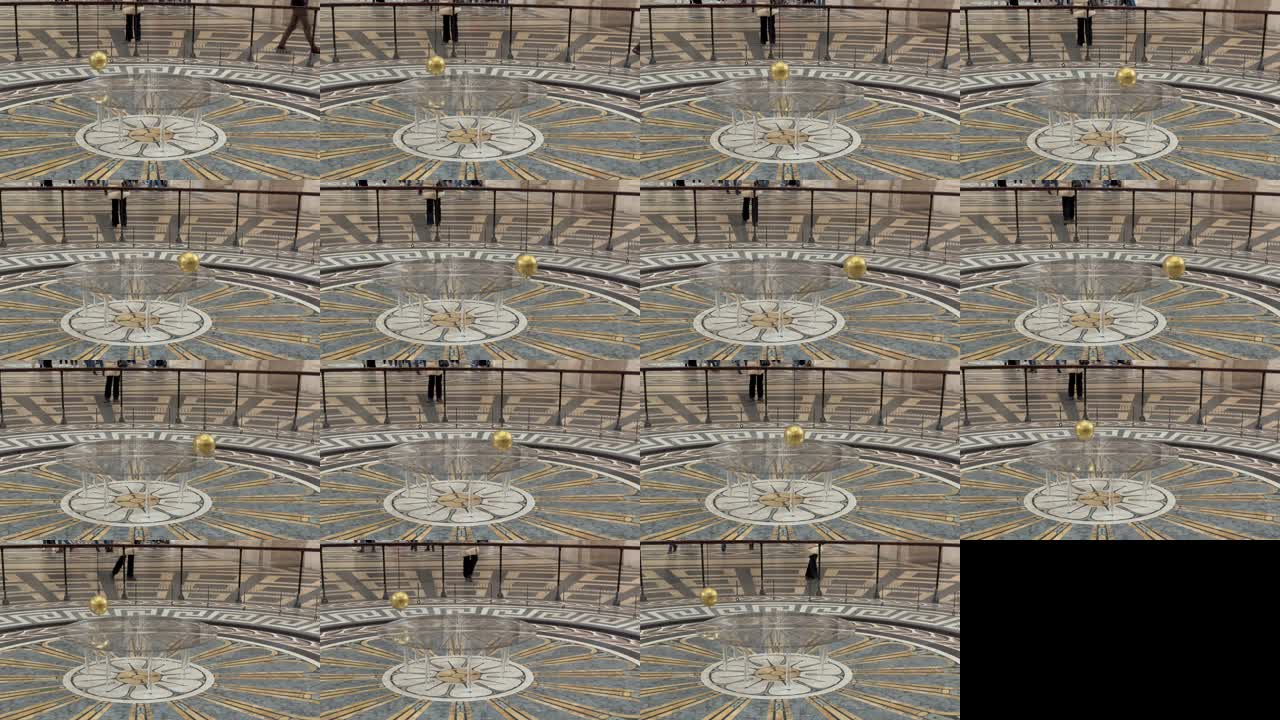
#> input picture evidence/clips/PD02-contact.jpg, 1280 x 720 px, given in place of RM02.mp4, which was not available
$ python s02c_rm02_flow.py out.png
#> lines starting #> are read from the running program, lines starting #| are printed output that depends on the picture
"""S02c RM02 scene-motion probe: LK flow on every decoded frame (half-res). Evidence only.
Usage: python evidence/clips/s02c_rm02_flow.py OUTPUT_DIR"""
import csv, json, sys
from pathlib import Path
import cv2, numpy as np
OUT=Path(sys.argv[1]); OUT.mkdir(parents=True, exist_ok=True)
ROOT=Path(__file__).resolve().parents[2]
cap=cv2.VideoCapture(str(ROOT/'test-data/public/RM02.mp4'))
prev=None; rows=[]; i=0
while True:
    ok,f=cap.read()
#> f is the input picture: shape (720, 1280, 3); mean B, G, R 106.3, 117.7, 125
    if not ok: break
    g=cv2.cvtColor(cv2.resize(f,(960,540)),cv2.COLOR_BGR2GRAY)
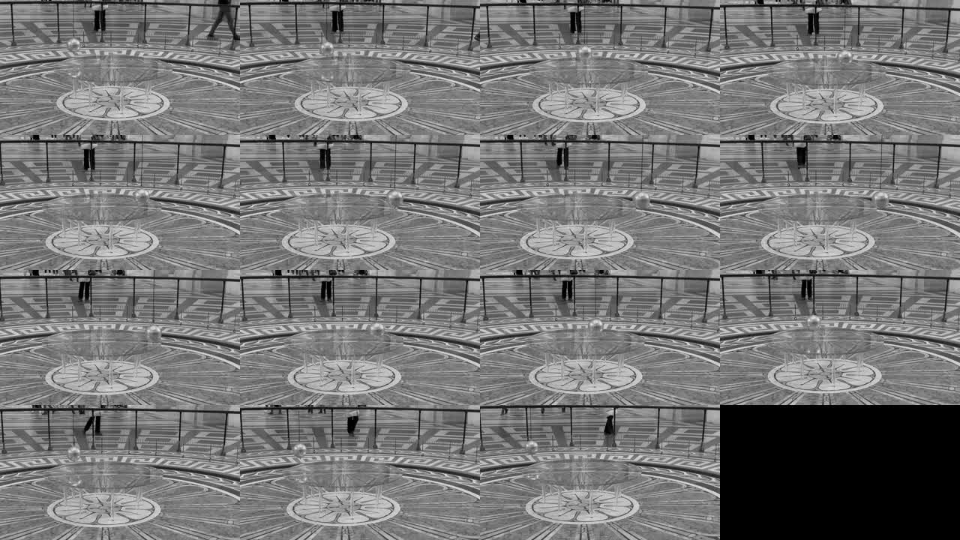
#> g: shape (540, 960); min 0, max 234, mean 118.5
    if prev is not None:
        p0=cv2.goodFeaturesToTrack(prev,400,0.01,8)
        p1,st,_=cv2.calcOpticalFlowPyrLK(prev,g,p0,None)
        pb,stb,_=cv2.calcOpticalFlowPyrLK(g,prev,p1,None)
        good=(st.ravel()==1)&(stb.ravel()==1)&(np.linalg.norm((pb-p0).reshape(-1,2),axis=1)<1.0)
        a=p0.reshape(-1,2)[good]; b=p1.reshape(-1,2)[good]; d=b-a
        H,inl=cv2.findHomography(a,b,cv2.RANSAC,1.0) if len(a)>=8 else (None,None)
        ir=float(inl.mean()) if inl is not None else 0.0
        rows.append([i,len(a),float(np.median(d[:,0])),float(np.median(d[:,1])),float(np.percentile(np.abs(d[:,0]),90)-np.percentile(np.abs(d[:,0]),10)),ir])
    prev=g; i+=1
with (OUT/'RM02-flow.csv').open('w',newline='') as fh:
    w=csv.writer(fh); w.writerow(['frame','tracked','med_dx','med_dy','abs_dx_p90_minus_p10','homography_inlier_ratio_1px']); w.writerows(rows)
r=np.array([x[1:] for x in rows])
print(json.dumps({'frames':i,'min_tracked':int(r[:,0].min()),'median_tracked':float(np.median(r[:,0])),'median_dx':float(np.median(r[:,1])),'median_dy':float(np.median(r[:,2])),'median_dx_spread':float(np.median(r[:,3])),'median_inlier_ratio':float(np.median(r[:,4])),'frames_inlier_lt_0.6':int((r[:,4]<0.6).sum())}))

$ run again, on evidence/clips/PD03-contact.jpg
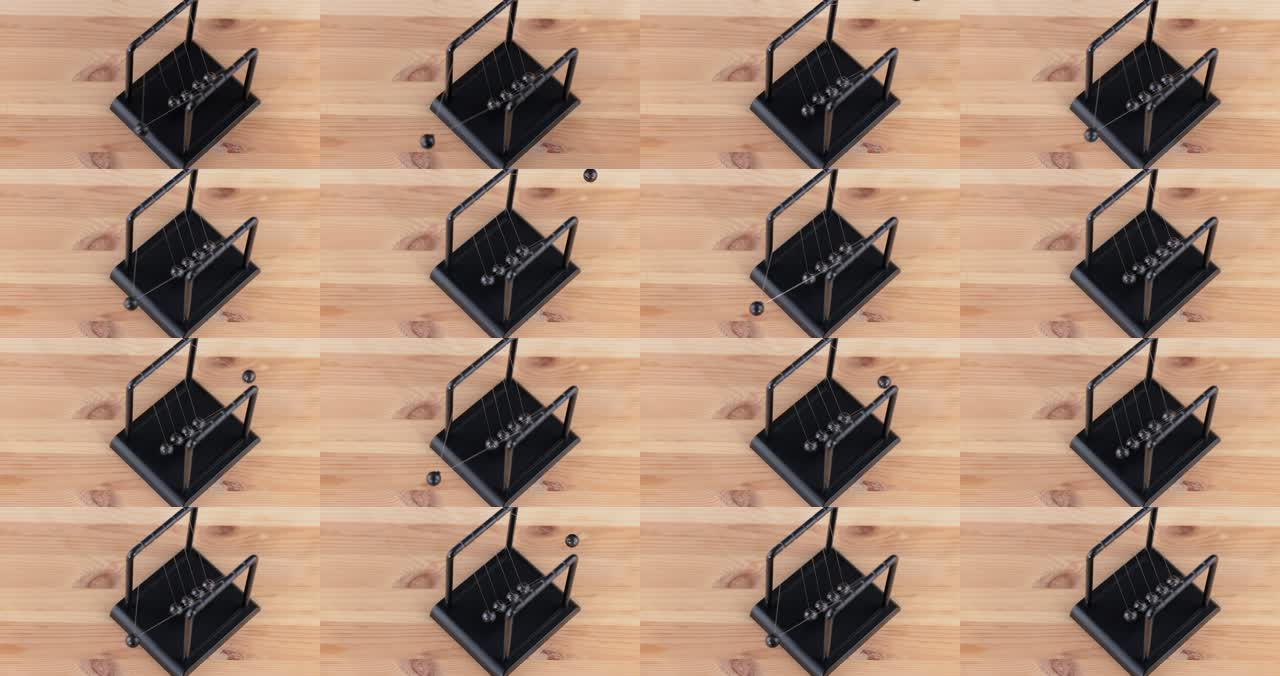
#> input picture evidence/clips/PD03-contact.jpg, 1280 x 676 px, given in place of RM02.mp4, which was not available
#> f is the input picture: shape (676, 1280, 3); mean B, G, R 116.9, 138, 169.4
#> `g=cv2.cvtColor(cv2.resize(f,(960,540)),cv2.COLOR_BGR2GRAY)`:
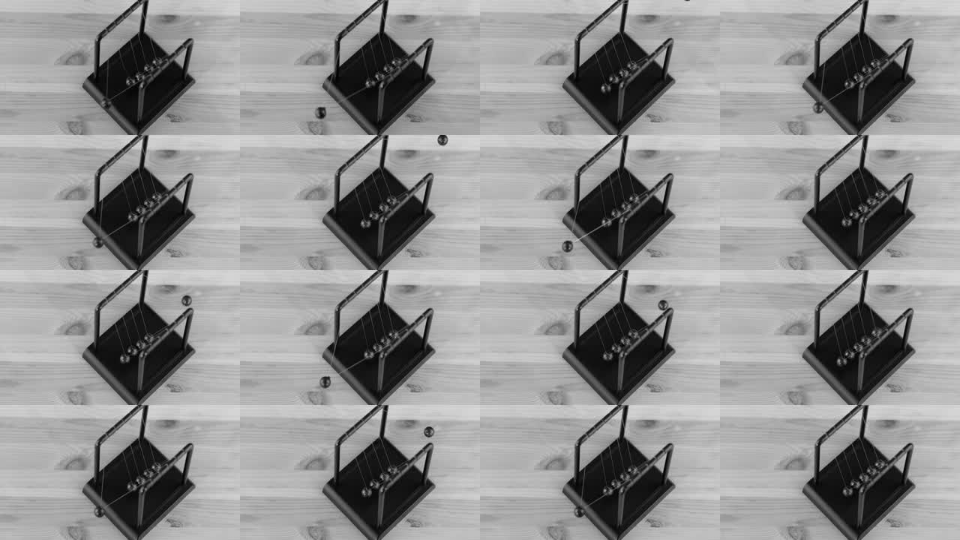
#> g: shape (540, 960); min 0, max 219, mean 144.9

$ run again, on evidence/clips/RM04-contact.jpg
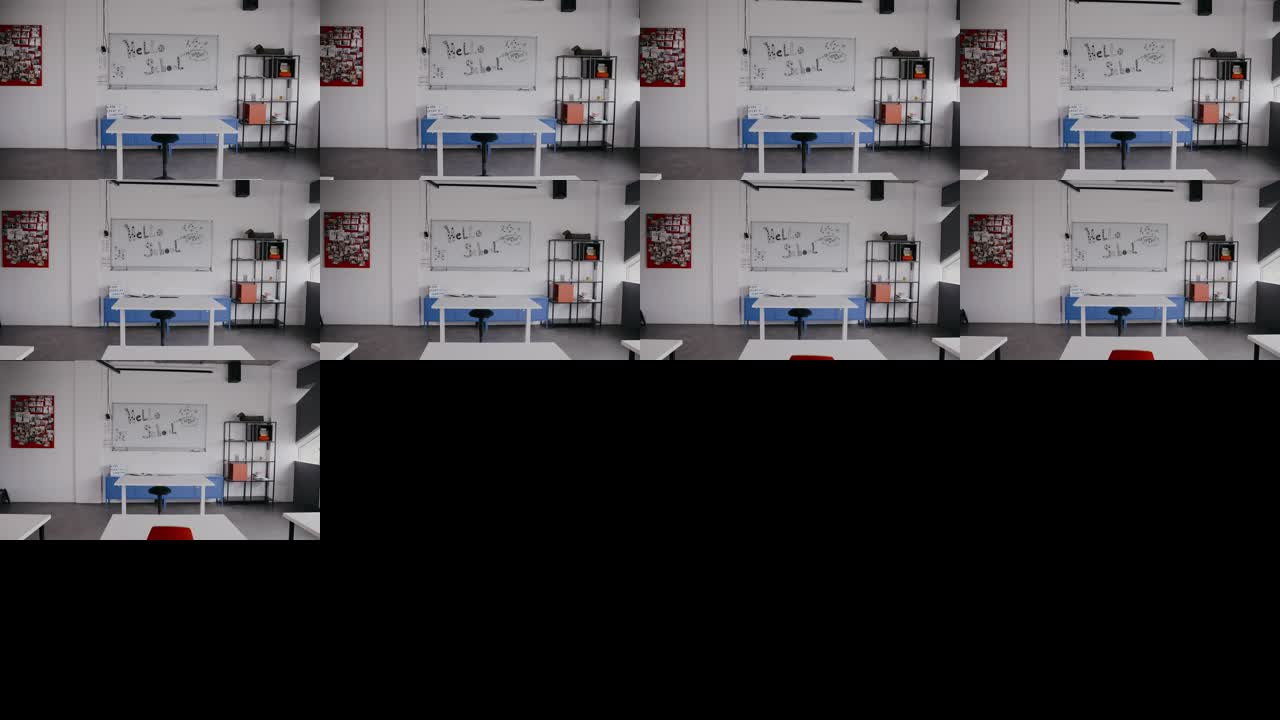
#> input picture evidence/clips/RM04-contact.jpg, 1280 x 720 px, given in place of RM02.mp4, which was not available
#> f is the input picture: shape (720, 1280, 3); mean B, G, R 74, 71.6, 73.8
#> `g=cv2.cvtColor(cv2.resize(f,(960,540)),cv2.COLOR_BGR2GRAY)`:
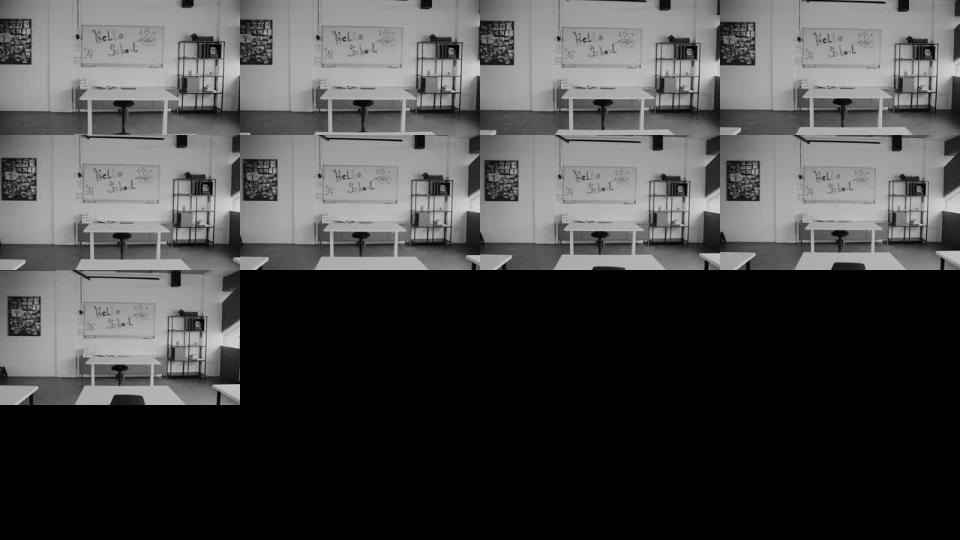
#> g: shape (540, 960); min 0, max 220, mean 72.5
